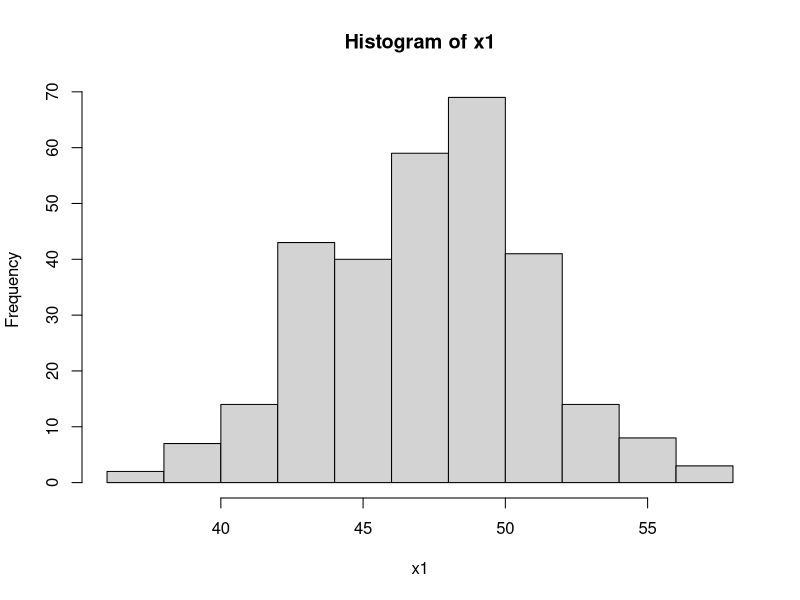
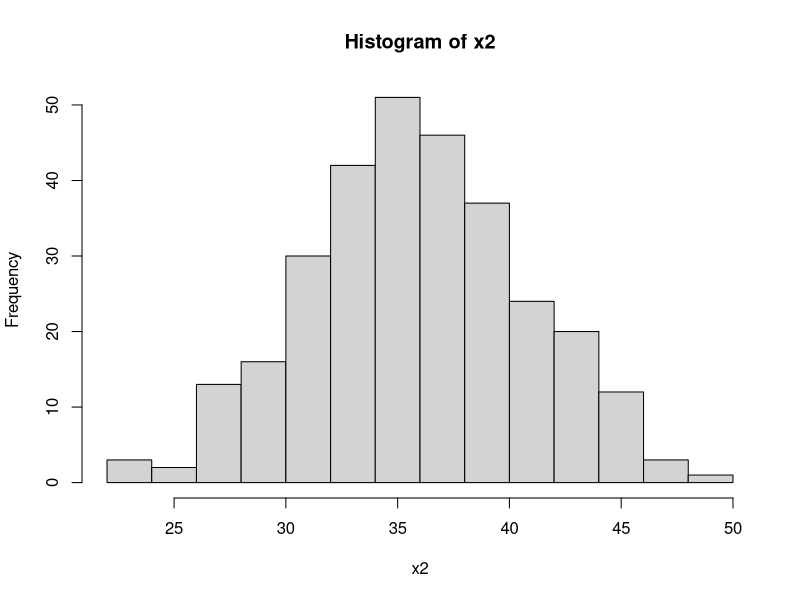
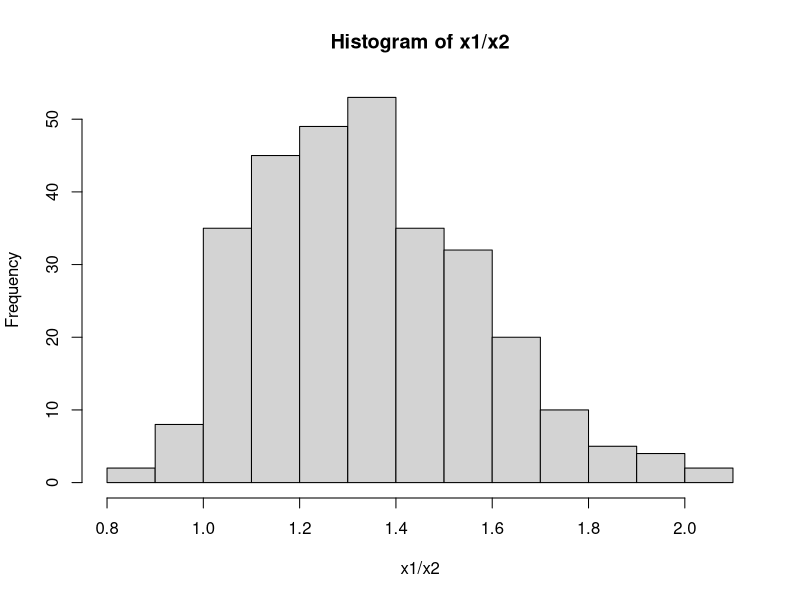
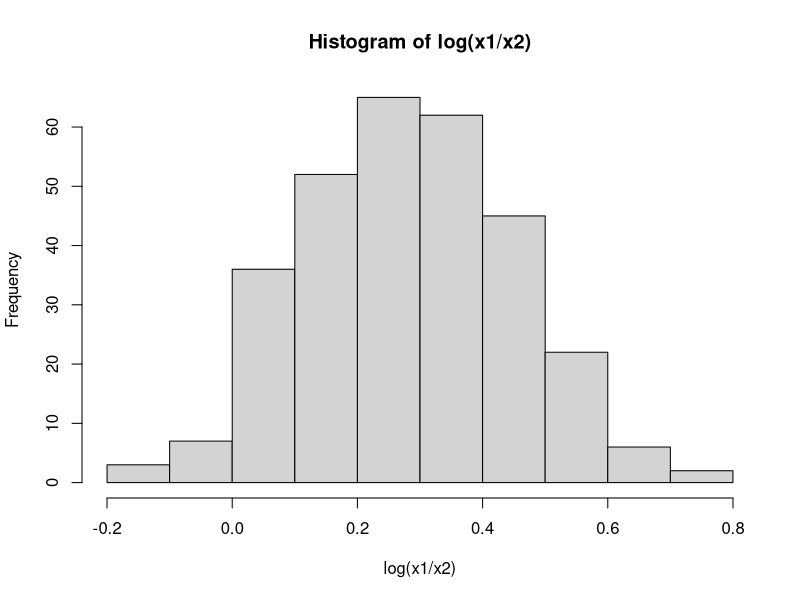

Recreate these plots in R, in order.
# mass loss of soil samples

# its a ratio of two distributions which are normal.

x1 <- rnorm(300, mean = 47, sd = 4)
x2 <- rnorm(300, mean = 36, sd = 5)
hist(x1)
hist(x2)
hist(x1/x2)
hist(log(x1/x2))

# see this wikipedia page https://en.wikipedia.org/wiki/Ratio_distribution#cite_note-D%C3%ADaz-Franc%C3%A9s_Rubio_pp._309%E2%80%93323-11

# could treat it like a ratio distribution
# rather than the log ratio, use the normal with the log link




# and calculate the

